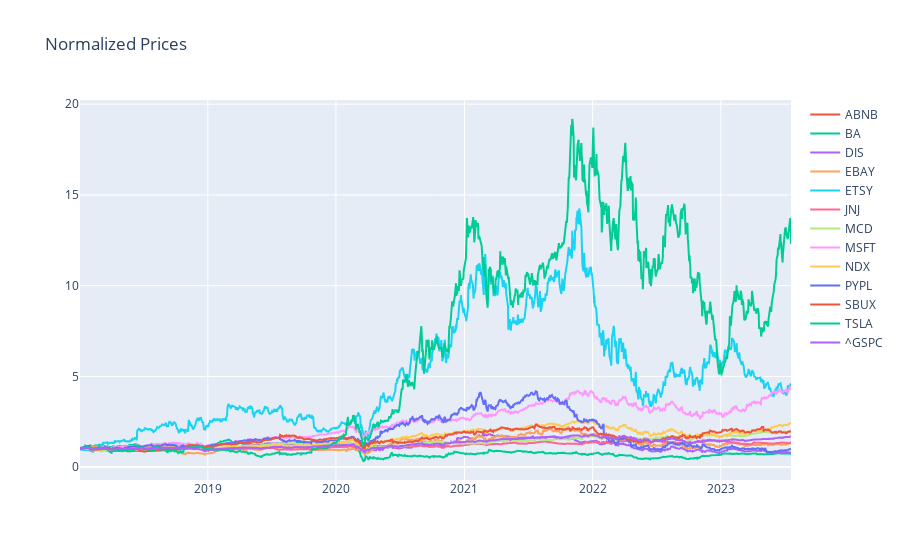

The cell this chart's notebook holds for it:
### Code cell
interactive_plot(normalize(stocks_adjclose), 'Normalized Prices')

### Figure 1 — Plotly figure (JSON) as saved in the notebook; plotly's stock layout.template omitted (floating-point values rounded to 4 significant figures; data arrays with more than 128 entries replaced by an {"elided": "..."} marker saying what was removed)
{"data": [{"hovertemplate": "<extra></extra>", "legendgroup": "", "line": {"color": "#636efa", "dash": "solid"}, "marker": {"symbol": "circle"}, "mode": "lines", "name": "", "orientation": "v", "showlegend": false, "type": "scatter", "xaxis": "x", "yaxis": "y"}, {"name": "ABNB", "type": "scatter", "x": {"elided": "1396 str values"}, "y": {"elided": "1396 null values"}}, {"name": "BA", "type": "scatter", "x": {"elided": "1396 str values"}, "y": {"elided": "1396 float values"}}, {"name": "DIS", "type": "scatter", "x": {"elided": "1396 str values"}, "y": {"elided": "1396 float values"}}, {"name": "EBAY", "type": "scatter", "x": {"elided": "1396 str values"}, "y": {"elided": "1396 float values"}}, {"name": "ETSY", "type": "scatter", "x": {"elided": "1396 str values"}, "y": {"elided": "1396 float values"}}, {"name": "JNJ", "type": "scatter", "x": {"elided": "1396 str values"}, "y": {"elided": "1396 float values"}}, {"name": "MCD", "type": "scatter", "x": {"elided": "1396 str values"}, "y": {"elided": "1396 float values"}}, {"name": "MSFT", "type": "scatter", "x": {"elided": "1396 str values"}, "y": {"elided": "1396 float values"}}, {"name": "NDX", "type": "scatter", "x": {"elided": "1396 str values"}, "y": {"elided": "1396 float values"}}, {"name": "PYPL", "type": "scatter", "x": {"elided": "1396 str values"}, "y": {"elided": "1396 float values"}}, {"name": "SBUX", "type": "scatter", "x": {"elided": "1396 str values"}, "y": {"elided": "1396 float values"}}, {"name": "TSLA", "type": "scatter", "x": {"elided": "1396 str values"}, "y": {"elided": "1396 float values"}}, {"name": "^GSPC", "type": "scatter", "x": {"elided": "1396 str values"}, "y": {"elided": "1396 float values"}}], "layout": {"legend": {"tracegroupgap": 0}, "title": {"text": "Normalized Prices"}, "xaxis": {"anchor": "y", "domain": [0, 1]}, "yaxis": {"anchor": "x", "domain": [0, 1]}}}
